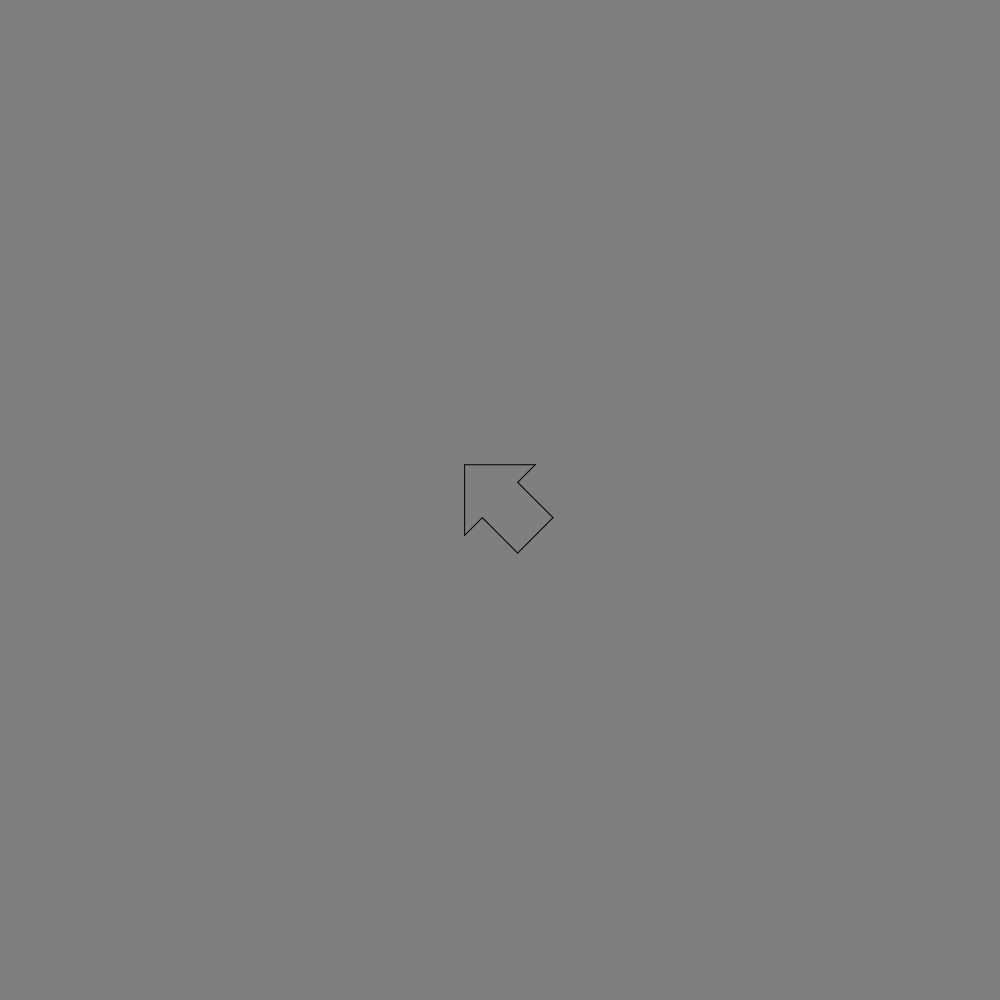
Frame 1 (no input)
Frame 60 (no input): identical to frame 1, image omitted
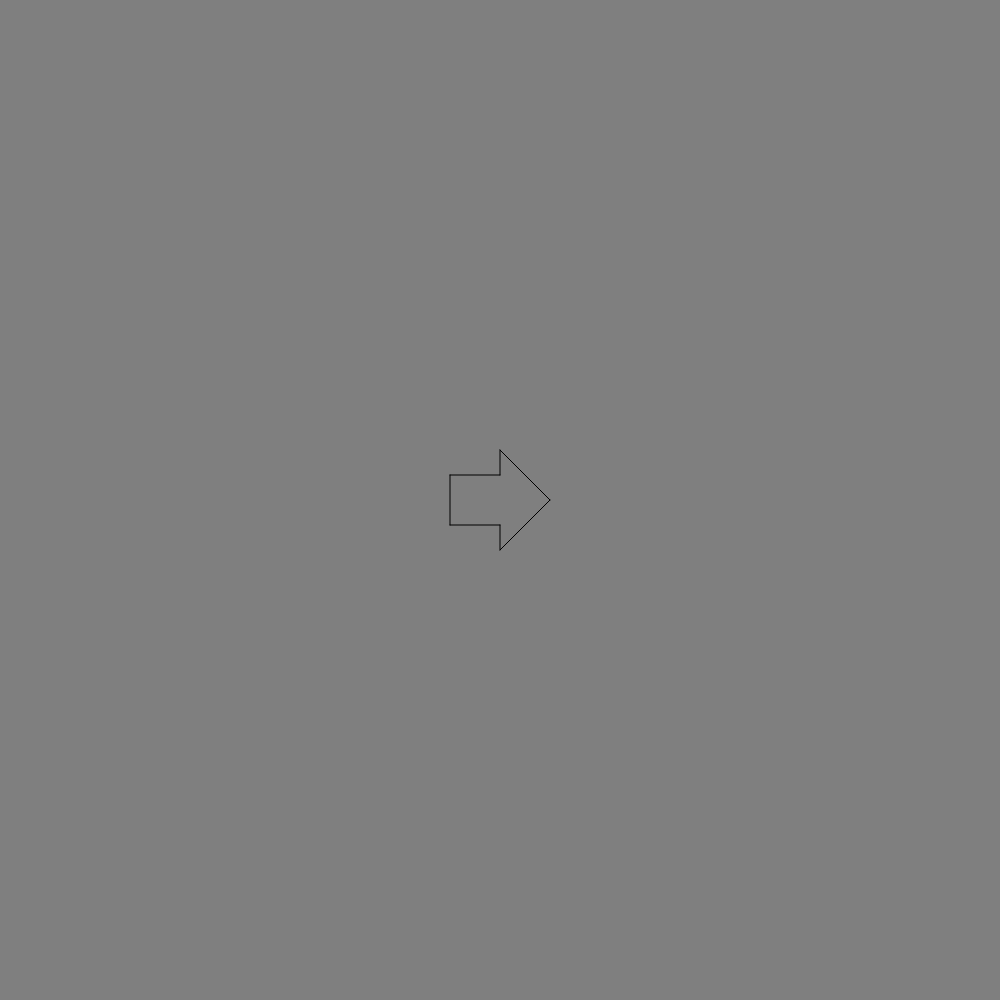
Frame 120 (the mouse pressed at the canvas centre since frame 60)

The p5.js sketch that drew these frames (run headless with seeded random() and noise() and a simulated clock; from frame 60 on, the mouse is pressed at the canvas centre):

// p5.js sketch
// ── sketch.js
let mouse = 0;
function setup() {
    createCanvas(1000,1000);
    background(127);
    noFill();
    angleMode(DEGREES);
    arrow = new Arrow(width/2, height/2, mouse);

}

function draw() {
    mouse =  atan2(mouseY - this.y, mouseX - this.x);
    background(127);
    arrow.drawArrow();
}





// ── arrow.js


//Arrow class
class Arrow {
	constructor(x, y, rotation) {
		//x and y properties of arrow
		this.x = x;
		this.y = y;
		//rotation of arrow
		this.rotation = rotation;	
	}
	//function to draw the arrow
	drawArrow() {
		push();
		//translate from the top left corner to x and y of object
		translate(this.x, this.y);
		//rotate by rotation value of object
		rotate(atan2(mouseY - this.y, mouseX - this.x));
		line(-50, -25, 0, -25);
		line(0, -25, 0, -50);
		line(0, -50, 50, 0);
		line(50, 0, 0, 50);
		line(0, 50, 0, 25);
		line(0, 25, -50, 25);
		line(-50, 25, -50, -25);
		pop();
	}
	
	
}
// ── formula.js
var timer, angle1, angle2;
var a, b, m, n1, n2, n3, formula, radius, sx, sy;

function setup() {
  initializeFields();
  createCanvas(1000,1000);
  noFill();
  strokeWeight(2);

  
  } 

function draw(){ 
  background(127);
  noFill();
    translate(width / 2, heightimer / 2);
    // Firstimer Shape
    beginShape();
    push();
    rotate(radians(angle1));
    for (theta = 0; theta < 2 * PI; theta += 0.001) {
        radius = formula
        (theta, // a
        2, // b
        2, // m
        50, // n1
        1, // n2
        sin(timer) * 0.5 + 2, // n3
        cos(timer) * 2 + 0.5
        );
        sx = radius * cos(theta) * 50;
        sy = radius * sin(theta) * 50;
        vertex(sx, sy);

        // red = map(sin(frameCount), -1, 1, 50, 255);
        // green = map(cos(frameCount)/2, -1, 1, 50, 255);
        // blue = map(sin(frameCount)/4, -1, 1, 50, 255);
        // stroke(red, green, blue);
    }
    angle1 += 5;
    endShape();
    timer += 0.1;
    /* Second Shape */
    beginShape();
    rotate(radians(angle2));
    for (theta = 0; theta < 2 * PI; theta += 0.01) {
        radius = formula(
        theta, // a
        sin(timer) * 2 + 0.5, // b
        cos(timer) * 0.5 + 2, // m
        30, // n1
        1, // n2
        1, // n3
        1);
        sx = radius * cos(theta) * 50;
        sy = radius * sin(theta) * 50;
        vertex(sx, sy);

        // red = map(sin(frameCount), -1, 1, 50, 255);
        // green = map(cos(frameCount)/2, -1, 1, 50, 255);
        // blue = map(sin(frameCount)/4, -1, 1, 50, 255);
        // stroke(red, green, blue);
    }
    angle2 -= 10;
     /* OuterCircle */
 beginShape();
 
 for (theta = 0; theta < 2 * PI; theta += 0.01){ 
   radius = formula(
   theta, 
   5.6, // a 
   5.6, // b 
   0, // m 
   5.6, // n1 
   5.6, // n2 
   5.6 // n3 
   ); 
    sx = radius * cos(theta) * 50; 
    sy = radius * sin(theta) * 50; 
   vertex(sx, sy); 
  }
  pop();
 endShape();
 //Creating a rectangle thatimer creates a motion blur effectimer on the shapes 
 
 fill (0,40);
}


 
 //SUPERFORMULA equation translated into processing syntax//
 
 function formula(theta, a, b, m, n1, n2, n3) {
  return pow(pow(abs(cos(m * theta / 4.0) / a), n2) + pow(abs(sin(m * theta / 4.0) / b), n3), -1.0 / n1);
}

function initializeFields() {
  timer = 0;
  angle1 = 0;
  angle2 = 0;
  a = 0;
  b = 0;
  m = 0;
  n1 = 0;
  n2 = 0;
  n3 = 0;

}
// ── testing.html
<!DOCTYPE html>
<html>

<head>
  <title>Rotate with Mouse</title>
  
</head>

<body>
  <script src="testing.js"></script>
  <script src="libraries/p5.min.js"></script>

</body>

</html>
// ── testing.js
var timer, angle1, angle2;
var a, b, m, n1, n2, n3, formula, radius, x, y;

function setup() {
  initializeFields();
  createCanvas(1000,1000);
  noFill();
  strokeWeight(2);

  
  } 

function draw(){ 
  background(127);
  noFill();
    translate(width / 2, height / 2);
    // FirstimerShape
    beginShape();
    push();
    rotate(radians(angle1));
    for (theta = 0; theta < 2 * PI; theta += 0.001) {
        radius = formula(
        theta, // a
        2, // b
        2, // m
        50, // n1
        1, // n2
        sin(timer) * 0.5 + 2, // n3
        cos(timer) * 2 + 0.5
        );
        sx = radius * cos(theta) * 50;
        sy = radius * sin(theta) * 50;
        vertex(sx, sy);

        
    }
    angle1 += 5;
    endShape();
    timer+= 0.1;
    /* Second Shape */
    beginShape();
    rotate(radians(angle2));
    for (theta = 0; theta < 2 * PI; theta += 0.01) {
        radius = formula(theta, // a
        sin(timer) * 2 + 0.5, // b
        cos(timer) * 0.5 + 2, // m
        30, // n1
        1, // n2
        1, // n3
        1);
        sx = radius * cos(theta) * 50;
        sy = radius * sin(theta) * 50;
        vertex(sx, sy);

        
    }
    angle2 -= 10;
     /* OuterCircle */
 endShape();
 beginShape();
 
 for (theta = 0; theta < 2 * PI; theta += 0.01){ 
   radius = formula(
   theta, 
   5.6, // a 
   5.6, // b 
   0, // m 
   5.6, // n1 
   5.6, // n2 
   5.6 // n3 
   ); 
    sx = radius * cos(theta) * 50; 
    sy = radius * sin(theta) * 50; 
   vertex(sx,sy); 
  }
  pop();
 endShape();
 //Creating a rectangle thatimercreates a motion blur effectimeron the shapes 
 
 fill (0,40);
}


 
 //SUPERFORMULA equation translated into processing syntax//
 
 function formula(theta, a, b, m, n1, n2, n3) {
  return pow(pow(abs(cos(m * theta / 4.0) / a), n2) + pow(abs(sin(m * theta / 4.0) / b), n3), -1.0 / n1);
}

function initializeFields() {
  timer= 0;
  angle1 = 0;
  angle2 = 0;
  a = 0;
  b = 0;
  m = 0;
  n1 = 0;
  n2 = 0;
  n3 = 0;

}
